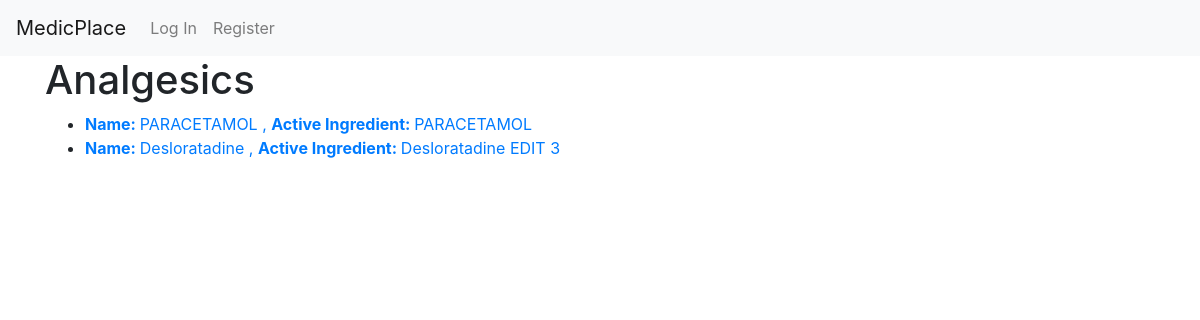
Page /Medicine_type/1 on the committed database.
### MedicPlace/models.py (models this page shows, shortened)
class type_of_medicine(models.Model):
    Type=models.CharField(max_length=30)

class medicine(models.Model):
    Name=models.CharField(max_length=30)
    Active_ingredient=models.CharField(max_length=30)
    type_of_medicine=models.ForeignKey(type_of_medicine,on_delete=models.CASCADE)
    medic=models.ForeignKey(Medic,on_delete=models.CASCADE)
    Summary=models.TextField(max_length=1000)

### MedicPlace/views.py (the view)
# urls.py: path("Medicine_type/<int:id>",views.Medicine_type_view,name="Medicine_type"),
def Medicine_type_view(request,id):
    Medics=Medic.objects.all()
    try:
        Medic.objects.get(user__id=request.user.id)
        is_medic=True
    except:
        is_medic=False
    Medicine_target=type_of_medicine.objects.get(id=id)
    List_of_Medicine=medicine.objects.filter(type_of_medicine__id=id)
    if len(List_of_Medicine)<1:
        message="There is no medicine for this category yet!"
    else:
        message=""
    context={"Medicine_target":Medicine_target,"List_of_Medicine":List_of_Medicine,"message":message,"is_medic":is_medic}
    return render(request,"MedicPlace/Medicine_type.html",context)

### MedicPlace/templates/MedicPlace/Medicine_type.html (shortened to what this page needs)
{% extends 'MedicPlace/layout.html' %}
{% load static %}
{% block body %}
<div class="container">
    <div class="row">
        <div class="col">
            <h1>{{Medicine_target.Type}}</h1>
            <ul>
                {% for e in  List_of_Medicine %}
                    <li><a href="{% url 'Medicine' e.id %}"> <span class="font-weight-bold">Name:  </span> {{e.Name}} , <span class="font-weight-bold"> Active Ingredient:  </span>{{e.Active_ingredient}} </a></li>
                {% endfor %}
            </ul>
        </div>
    </div>
</div>
{% endblock %}

### rows in the picture
type_of_medicine: Type "Analgesics"
medicine: Name "PARACETAMOL", Active_ingredient "PARACETAMOL"
medicine: Name "Desloratadine", Active_ingredient "Desloratadine EDIT 3"
